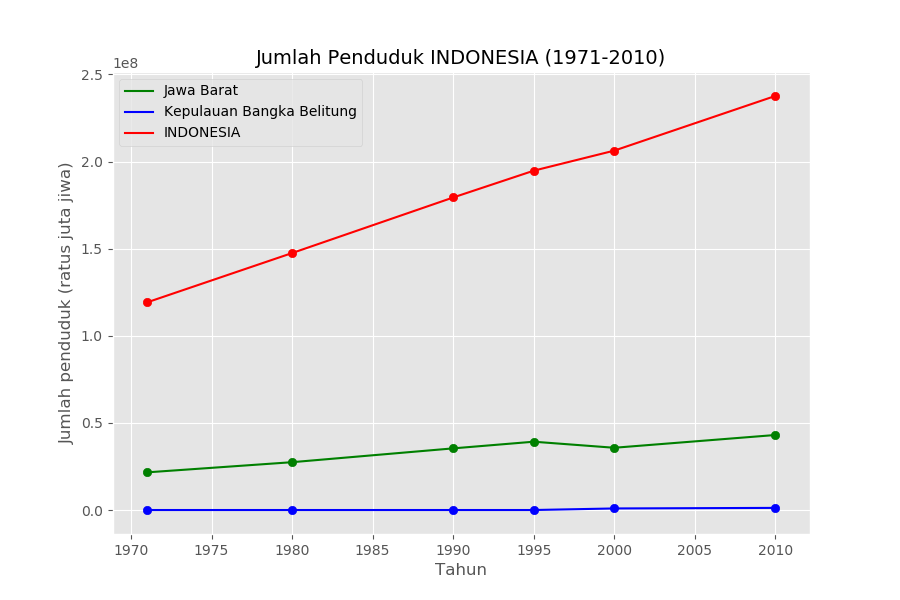

The Python source for this figure:
import pandas as pd
import matplotlib.pyplot as plt
import numpy as np

databps1 = pd.read_excel('indo_12_1.xls',skiprows=3,skipfooter = 2)
df = pd.DataFrame(databps1)
df.columns = ['Provinsi','1971','1980','1990','1995','2000','2010']
df.replace('-', int(0), inplace=True)

#logicnya ea
indo=df['Provinsi'][df['2010']==df['2010'].max()]
Indonesia=indo.index.tolist()[0]

#df baru biar ga pusing
df1=df
df1.dropna(inplace = True)
terbesar = df1.nlargest(2, '2010') 
Jawabarat=terbesar['Provinsi'].index.tolist()[1] 
#print(jawabarat)

kecil=df1['Provinsi'][df1['1971']==df1['1971'].min()] 
Bengkulu=kecil.index.tolist()[0] 

#untuk di plot
x=np.array([1971,1980,1990,1995,2000,2010])
kolomy=['1971','1980','1990','1995','2000','2010']
yindonesia=df.loc[Indonesia,kolomy]
yjawabarat=df.loc[Jawabarat,kolomy]
ybengkulu=df.loc[Bengkulu,kolomy]

#PLOTnya bray
plt.figure(figsize=(9,6))
plt.style.use('ggplot')
plt.plot(x,yjawabarat,color='g',label=df1.Provinsi[Jawabarat],linestyle='-')
plt.plot(x,ybengkulu,color='b',label=df1.Provinsi[Bengkulu],linestyle='-')
plt.plot(x,yindonesia,color='r',label=df1.Provinsi[Indonesia],linestyle='-')

plt.legend()

plt.scatter(x,yindonesia,color='r')
plt.scatter(x,yjawabarat,color='g')
plt.scatter(x,ybengkulu,color='b')

plt.grid(True)

plt.xlabel('Tahun',fontsize=12)
plt.ylabel('Jumlah penduduk (ratus juta jiwa)',fontsize=12)
plt.title('Jumlah Penduduk INDONESIA (1971-2010)',fontsize=14)
plt.show()
